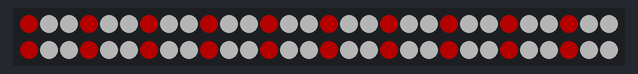
Recording of a sketch running on a simulated Arduino Uno, built with avr-gcc and run on an emulated ATmega328P. On the bench: 60 RGB LEDs in strip order, left to right, continuing on the next row. Dim RGB values are drawn brighter than linear.

Above: at 0.05 s.
At 93.9 s:
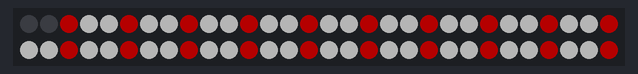

The sketch:

Candy_Chase.ino
```cpp
#include <Adafruit_NeoPixel.h>
#ifdef __AVR__
#include <avr/power.h>
#endif

#define PIN 2

Adafruit_NeoPixel strip = Adafruit_NeoPixel(60, PIN, NEO_GRB + NEO_KHZ800);

void setup() {
  strip.begin();
  strip.setBrightness(64);
  strip.show(); // Initialize all pixels to 'off'
}

void loop() {
  candyChase(100);
}

void candyChase(uint8_t wait) {
  for (int j = 0; j < 10; j++) { //do 10 cycles of chasing
    for (int q = 0; q < 3; q++) {
      for (uint16_t i = 0; i < strip.numPixels(); i++) {
        strip.setPixelColor(i + q, 255, 255, 255); //turn every pixel white
      }
      for (uint16_t i = 0; i < strip.numPixels(); i = i + 3) {
        strip.setPixelColor(i + q, 255, 0, 0); //turn every third pixel red
      }
      strip.show();

      delay(wait);

      for (uint16_t i = 0; i < strip.numPixels(); i = i + 3) {
        strip.setPixelColor(i + q, 0);      //turn every third pixel off
      }
    }
  }
}
```
